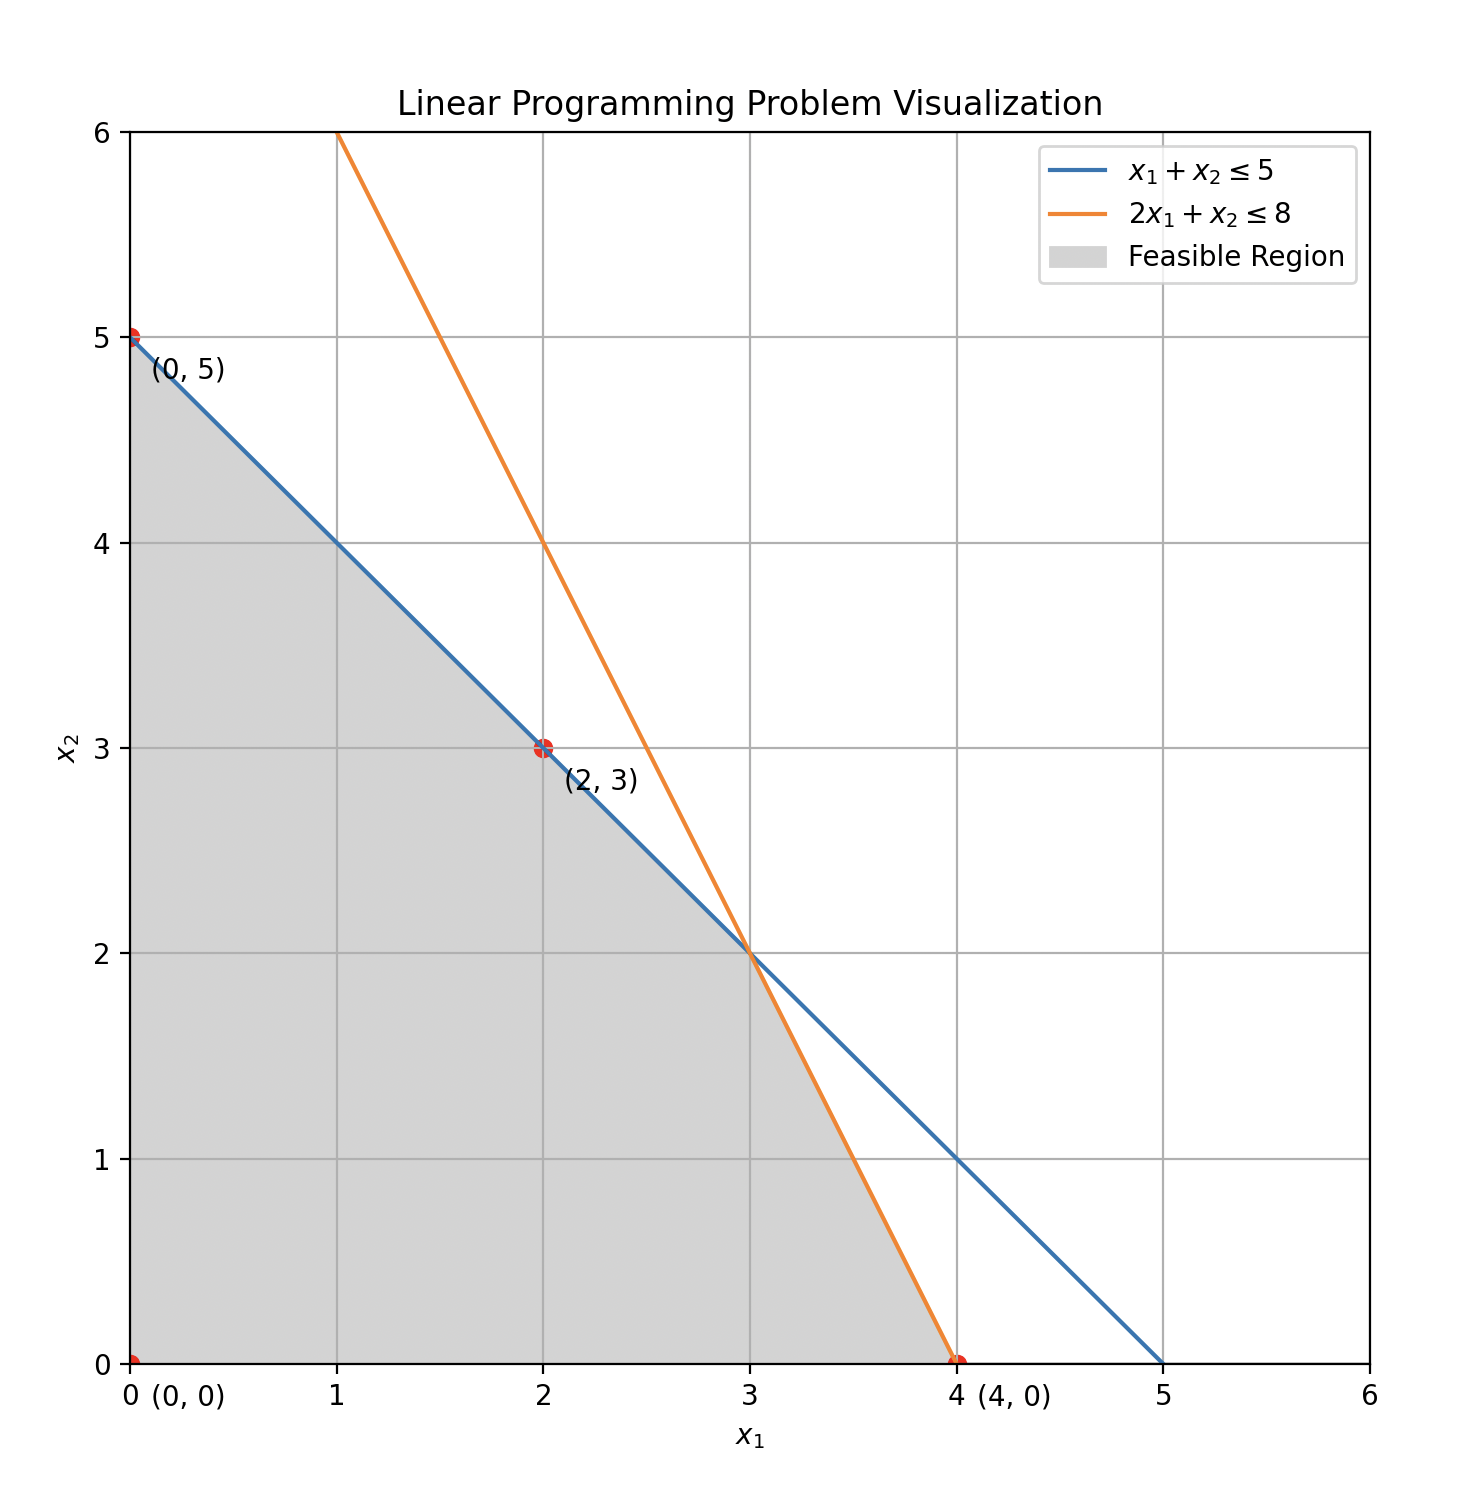

Source code (Python):
## python Linear Programming visualization the process

import numpy as np
import matplotlib.pyplot as plt

# Define the constraints
x1 = np.linspace(0, 10, 400)

# Constraint 1: x1 + x2 <= 5
x2_1 = 5 - x1

# Constraint 2: 2x1 + x2 <= 8
x2_2 = 8 - 2*x1

# Feasibility boundary for x2 >= 0
x2_0 = np.maximum(0, np.minimum(x2_1, x2_2))

# Plot the constraints
plt.figure(figsize=(8, 8))

# Plot the lines representing the constraints
plt.plot(x1, x2_1, label=r'$x_1 + x_2 \leq 5$')
plt.plot(x1, x2_2, label=r'$2x_1 + x_2 \leq 8$')

# Shade the feasible region
plt.fill_between(x1, 0, x2_0, where=(x2_0 >= 0), color='lightgrey', label='Feasible Region')

# Mark corner points
corner_points = [(0, 0), (0, 5), (4, 0), (2, 3)]
for point in corner_points:
    plt.scatter(*point, color='red')
    plt.text(point[0] + 0.1, point[1] - 0.2, f'({point[0]}, {point[1]})', color='black')

# Labels and title
plt.xlim(0, 6)
plt.ylim(0, 6)
plt.xlabel('$x_1$')
plt.ylabel('$x_2$')
plt.title('Linear Programming Problem Visualization')
plt.legend()

# Show the plot
plt.grid(True)
plt.show()
